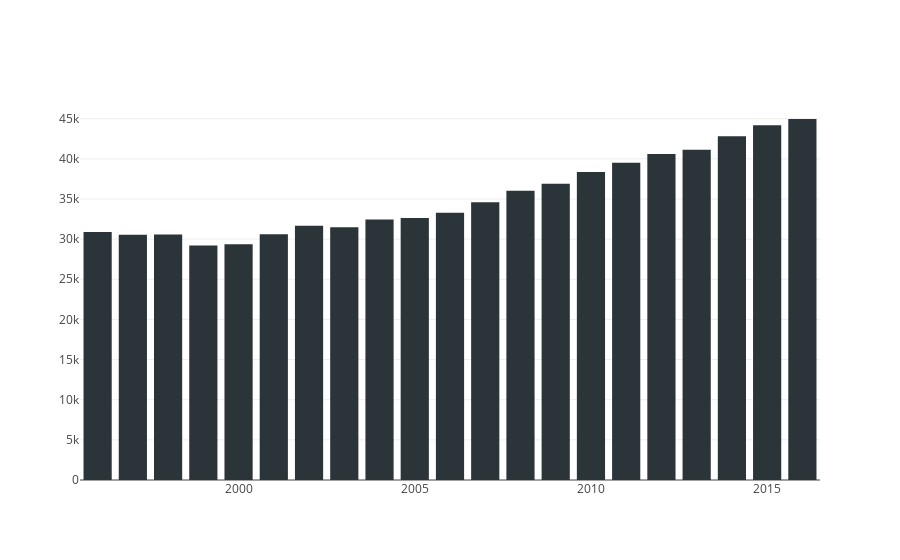

Source (notebook cell):
### Code cell
import plotly as py
import plotly.graph_objs as go

data = [go.Bar(
            x=my_data["Year"].tolist(),
            y=my_data["NumberOfSuicide"].tolist(),
            marker=dict(
                color='rgb(42, 52, 57)'
            )
        )]

py.offline.iplot(data, filename='basic-bar')

### Figure 1 — Plotly figure (JSON) as saved in the notebook; plotly's stock layout.template omitted (floating-point values rounded to 4 significant figures)
{"data": [{"marker": {"color": "rgb(42, 52, 57)"}, "type": "bar", "uid": "61e4714f-11b6-4b13-bd3d-0a598fea9b8d", "x": [2016, 2015, 2014, 2013, 2012, 2011, 2010, 2009, 2008, 2007, 2006, 2005, 2004, 2003, 2002, 2001, 2000, 1999, 1998, 1997, 1996], "y": [44965, 44193, 42826, 41149, 40600, 39518, 38364, 36909, 36035, 34598, 33300, 32637, 32439, 31484, 31655, 30622, 29350, 29199, 30575, 30535, 30903]}], "layout": {}}
